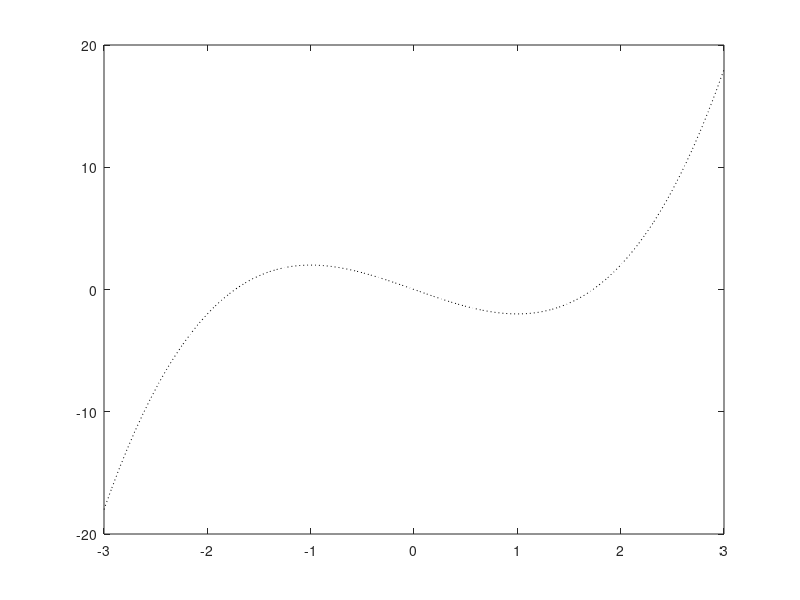

Write the MATLAB code that produced this figure.
clc 
clear all
%f= NOME DELLA FUNCTION HANDLE
f1=@(X) X.^3-3*X;
f2=@(X) 3*X.*cos(2*X);
f3=@(X) sin(X)./X;

%decision=input('inserire un valore da 1 a 3 per sceglire il greafico -> ');
decision=menu('CHOSE A NUMBER' , '1','2','3', 'altro');
%oppure potrei fare parto da 0, ogni elemento è equispaziato di 0.1 fino
%all'elemento 1
%%map=0:0.1:1; == xx=linspace(-3,3, 80);
switch decision
    case 1
        xx=linspace(-3,3, 80);
        yy=f1(xx);
        plot(xx, yy, 'k:');
    case 2
        xx=linspace(0, 2*pi, 80);
        yy=f2(xx);
        plot(xx, yy, 'k:');
    case 3
        xx=linspace(-8*pi, 8*pi, 80);
        yy=f3(xx);
        plot(xx,yy,'k:');
    otherwise
        disp('NUMBER NOT VALID');
end